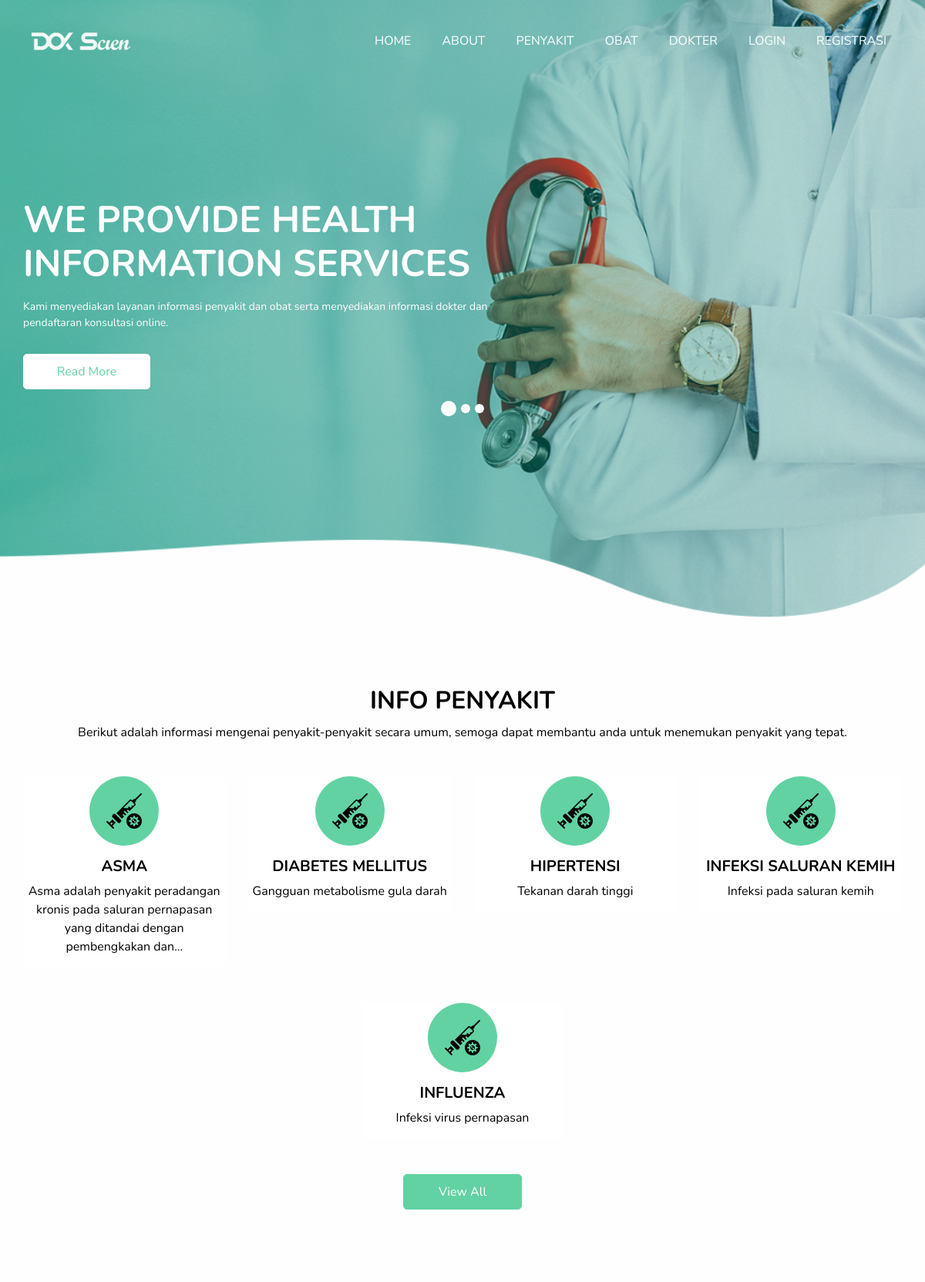
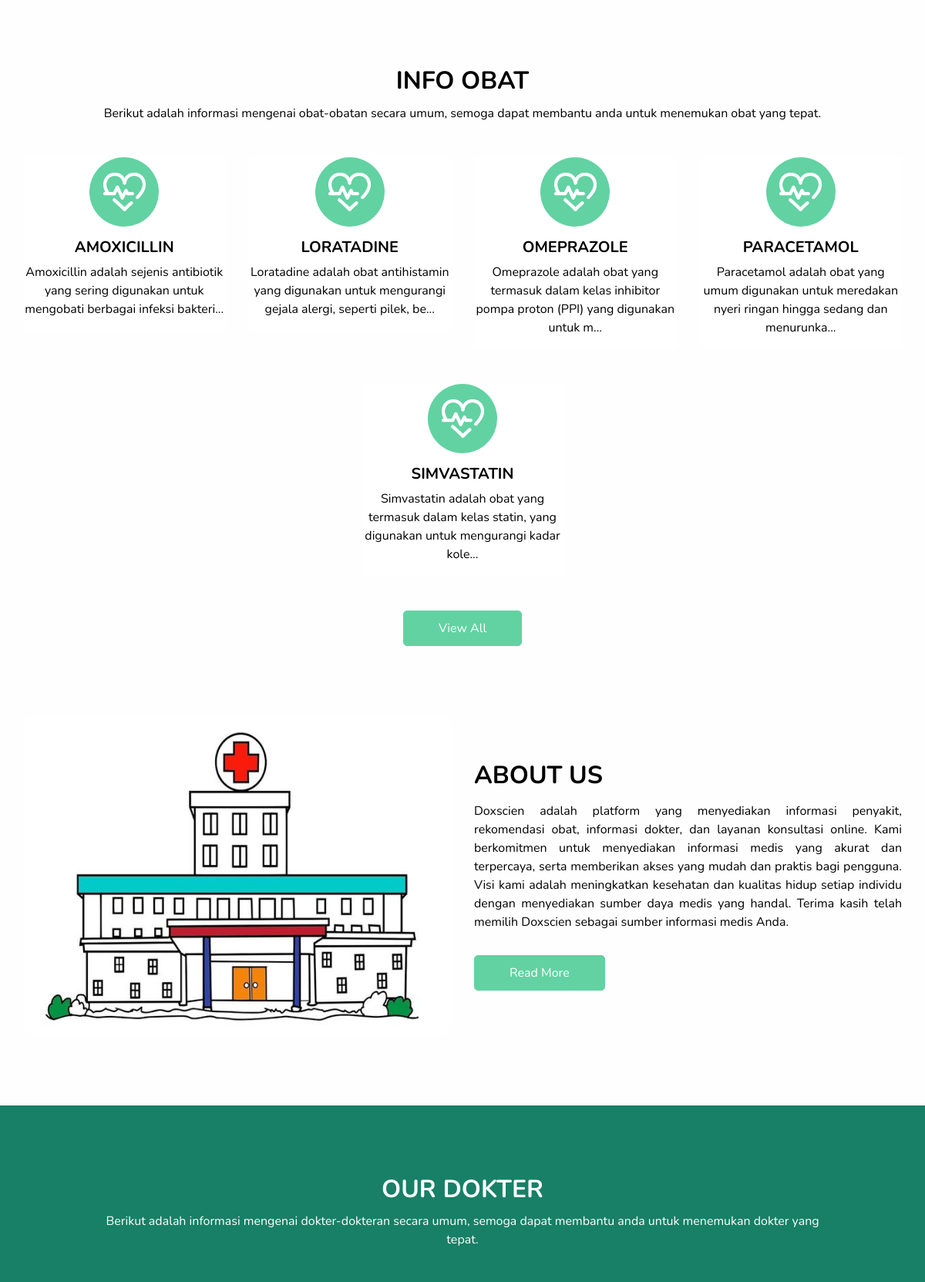
The page / (upper part) on the database its author committed (2 pictures, top to bottom).
### tables this page shows
CREATE TABLE `penyakit` (
  `id_penyakit` int(11) NOT NULL,
  `nama_penyakit` varchar(100) NOT NULL,
  `deskripsi_penyakit` text NOT NULL,
  `id_obat` int(11) NOT NULL
);

CREATE TABLE `obat` (
  `id_obat` int(11) NOT NULL,
  `nama_obat` varchar(100) NOT NULL,
  `deskripsi_obat` text NOT NULL,
  `foto_obat` text NOT NULL
);

### index.php (the view, shortened to what this page needs)
<?php
require_once 'koneksi.php';
$penyakit = mysqli_query($koneksi, "SELECT * FROM penyakit ORDER BY nama_penyakit ASC LIMIT 5");
$obat = mysqli_query($koneksi, "SELECT * FROM obat ORDER BY nama_obat ASC LIMIT 5");
$dokter = mysqli_query($koneksi, "SELECT * FROM dokter INNER JOIN spesialis ON dokter.id_spesialis = spesialis.id_spesialis ORDER BY nama_dokter ASC LIMIT 5");
?>
<!DOCTYPE html>
<html>
<head>
  <?php include_once 'include/head.php'; ?>
</head>
<body>
  <div class="hero_area">
    <div class="hero_bg_box">
      <img src="assets/images/hero-bg.png" alt="">
    </div>
    <?php include_once 'include/header.php'; ?>
    <section class="slider_section ">
      <div id="customCarousel1" class="carousel slide" data-ride="carousel">
        <div class="carousel-inner">
          <div class="carousel-item active">
            <div class="container ">
              <div class="row">
                <div class="col-md-7">
                  <div class="detail-box">
                    <h1>
                      We provide health information services
                    </h1>
                    <p>
                      Kami menyediakan layanan informasi penyakit dan obat serta menyediakan informasi dokter dan pendaftaran konsultasi online.
                    </p>
                    <div class="btn-box">
                      <a href="" class="btn1">
                        Read More
                      </a>
                    </div>
                  </div>
                </div>
              </div>
            </div>
          </div>
        </div>
        <ol class="carousel-indicators">
          <li data-target="#customCarousel1" data-slide-to="0" class="active"></li>
          <li data-target="#customCarousel1" data-slide-to="1"></li>
          <li data-target="#customCarousel1" data-slide-to="2"></li>
        </ol>
      </div>
    </section>
  </div>
  <section class="department_section layout_padding">
    <div class="department_container">
      <div class="container ">
        <div class="heading_container heading_center">
          <h2>
            Info Penyakit
          </h2>
          <p>
            Berikut adalah informasi mengenai penyakit-penyakit secara umum, semoga dapat membantu anda untuk menemukan penyakit yang tepat.
          </p>
        </div>
        <div class="row justify-content-center">
          <?php foreach ($penyakit as $data_penyakit) : ?>
            <div class="col-md-3">
              <div class="box ">
                <div class="img-box">
                  <img src="assets/images/penyakit.png" alt="">
                </div>
                <div class="detail-box">
                  <h5>
                    <?= $data_penyakit['nama_penyakit']; ?>
                  </h5>
                  <p>
                    <?php $deskripsi_penyakit = strip_tags(html_entity_decode($data_penyakit['deskripsi_penyakit'])); ?>
                    <?= strlen($deskripsi_penyakit) > 100 ? substr($deskripsi_penyakit, 0, 100) . "..." : $deskripsi_penyakit; ?>
                  </p>
                </div>
              </div>
            </div>
          <?php endforeach ?>
        </div>
        <div class="btn-box">
          <a href="penyakit.php">
            View All
          </a>
        </div>
      </div>
    </div>
  </section>
  <section class="department_section layout_padding">
    <div class="department_container">
      <div class="container ">
        <div class="heading_container heading_center">
          <h2>
            Info Obat
          </h2>
          <p>
            Berikut adalah informasi mengenai obat-obatan secara umum, semoga dapat membantu anda untuk menemukan obat yang tepat.
          </p>
        </div>
        <div class="row justify-content-center">
          <?php foreach ($obat as $data_obat) : ?>
            <div class="col-md-3">
              <div class="box ">
                <div class="img-box">
                  <img src="assets/images/s1.png" alt="">
                </div>
                <div class="detail-box">
                  <h5>
                    <?= $data_obat['nama_obat']; ?>
                  </h5>
                  <p>
                    <?php $deskripsi_obat = strip_tags(html_entity_decode($data_obat['deskripsi_obat'])); ?>
                    <?= strlen($deskripsi_obat) > 100 ? substr($deskripsi_obat, 0, 100) . "..." : $deskripsi_obat; ?>
                  </p>
                </div>
              </div>
            </div>
          <?php endforeach ?>
        </div>
        <div class="btn-box">
          <a href="obat.php">
            View All
          </a>
        </div>
      </div>
    </div>
  </section>
  <section class="about_section layout_margin-bottom">
    <div class="container  ">
      <div class="row">
        <div class="col-md-6 ">
          <div class="img-box">
            <img src="assets/images/Rumah-sakit.jpg" alt="">
          </div>
        </div>
        <div class="col-md-6">
          <div class="detail-box">
            <div class="heading_container">
              <h2>
                About <span>Us</span>
              </h2>
            </div>
            <p class="text-justify">
              Doxscien adalah platform yang menyediakan informasi penyakit, rekomendasi obat, informasi dokter, dan layanan konsultasi online. Kami berkomitmen untuk menyediakan informasi medis yang akurat dan terpercaya, serta memberikan akses yang mudah dan praktis bagi pengguna. Visi kami adalah meningkatkan kesehatan dan kualitas hidup setiap individu dengan menyediakan sumber daya medis yang handal. Terima kasih telah memilih Doxscien sebagai sumber informasi medis Anda.
            </p>
            <a href="about.php">
              Read More
            </a>
          </div>
        </div>
      </div>
    </div>
  </section>
  <section class="doctor_section layout_padding">
    <div class="container">
      <div class="heading_container heading_center">
        <h2>
          Our dokter
        </h2>
        <p class="col-md-10 mx-auto px-0">
          Berikut adalah informasi mengenai dokter-dokteran secara umum, semoga dapat membantu anda untuk menemukan dokter yang tepat.
        </p>
      </div>
      <div class="row justify-content-center">
        <?php foreach ($dokter as $data_dokter) : ?>
          <div class="col-sm-6 col-lg-4 mx-auto">
          </div>
        <?php endforeach ?>
      </div>
    </div>
  </section>
</body>
</html>

### assets/css/responsive.css (style rules this page uses)
@media (max-width: 1299px) { .hero_area .hero_bg_box { top: 0; left: 0; width: 100%; } }
@media (min-width: 1200px) { .container { max-width: 1170px; } }

### rows shown on the page
penyakit: nama_penyakit "ASMA", deskripsi_penyakit "Asma adalah penyakit peradangan kronis pada saluran pernapasan yang ditandai dengan pembengkakan dan"
penyakit: nama_penyakit "DIABETES MELLITUS", deskripsi_penyakit "Gangguan metabolisme gula darah"
penyakit: nama_penyakit "HIPERTENSI", deskripsi_penyakit "Tekanan darah tinggi"
penyakit: nama_penyakit "INFEKSI SALURAN KEMIH", deskripsi_penyakit "Infeksi pada saluran kemih"
penyakit: nama_penyakit "INFLUENZA", deskripsi_penyakit "Infeksi virus pernapasan"
obat: nama_obat "AMOXICILLIN", deskripsi_obat "Amoxicillin adalah sejenis antibiotik yang sering digunakan untuk mengobati berbagai infeksi bakteri"
obat: nama_obat "LORATADINE", deskripsi_obat "Loratadine adalah obat antihistamin yang digunakan untuk mengurangi gejala alergi, seperti pilek, be"
obat: nama_obat "OMEPRAZOLE", deskripsi_obat "Omeprazole adalah obat yang termasuk dalam kelas inhibitor pompa proton (PPI) yang digunakan untuk m"
obat: nama_obat "PARACETAMOL", deskripsi_obat "Paracetamol adalah obat yang umum digunakan untuk meredakan nyeri ringan hingga sedang dan menurunka"
obat: nama_obat "SIMVASTATIN", deskripsi_obat "Simvastatin adalah obat yang termasuk dalam kelas statin, yang digunakan untuk mengurangi kadar kole"
